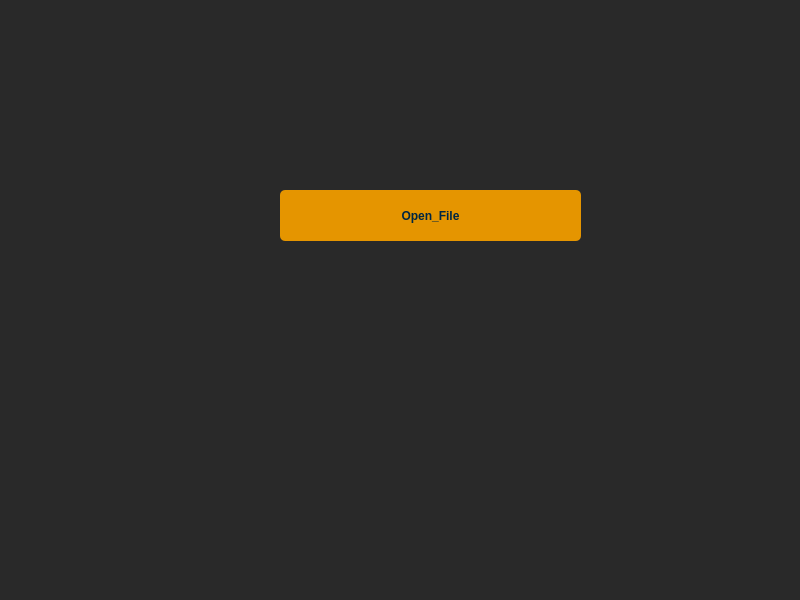
<?xml version="1.0" encoding="UTF-8"?>
<ui version="4.0">
 <class>MainWindow</class>
 <widget class="QMainWindow" name="MainWindow">
  <property name="geometry">
   <rect>
    <x>0</x>
    <y>0</y>
    <width>800</width>
    <height>600</height>
   </rect>
  </property>
  <property name="windowTitle">
   <string>MainWindow</string>
  </property>
  <property name="styleSheet">
   <string notr="true">/*
blue = #002642
red = #840032
yellow = #E59500
light_gray = #E5DADA
black = #02040F

white = #E5DADA

gray = #f0f0f0

light_yellow = #E59500

background_gray = #292929
*/


/*-----QWidget-----*/
QWidget
{
	background-color: #292929;
	color: #E59500;
	border: 0px;
	border-color: #E59500;
	font-family: &quot;MavenPro&quot;;
}

/*-----QLabel-----*/
QLabel
{
	background-color: transparent;
	color: #E59500;
	font-size: 12px;

}

QLabel::disabled
{
	background-color: transparent;
	color: #f0f0f0;
}


/*-----QMenuBar-----*/
QMenuBar
{
	background-color: #E59500;
	color: #E5DADAE5DADA;
	border-color: #E59500;

}





/*-----QToolTip-----*/
QToolTip
{
	border : 1px solid #000000;
	background-color: #26264f;
	color: #E5DADAE5DADA;
	border-color: #051a39;
}

/*-----QPushButton-----*/
QPushButton
{
	background-color: #E59500;
	color: #002642;
	border-style: none;
	border-width: 1px;
	border-radius: 5px;
	border-color: ;
	padding: 10px;
	font:bold;
}

QPushButton::disabled
{
	background-color: #ffccd8;
	color: #840032;
	border-style: none;
	border-width: 1px;
	border-radius: 5px;
	border-color: ;
	padding: 10px;
	font:bold;
}

QPushButton::hover
{
	background-color: #002642;
	color: #E5DADA;
	border-style: none;
	border-width: 1px;
	border-radius: 5px;
	border-color: ;
	padding: 10px;
	font:bold;
}

QPushButton::pressed
{
	background-color: #E59500;
	color: #840032;
	border-style: none;
	border-width: 1px;
	border-radius: 5px;
	border-color: ;
	padding: 10px;
	font:bold;
}

/*-----QToolButton-----*/
QToolButton
{
	background-color: #E59500;
	color: #002642;
	border-style: none;
	border-width: 1px;
	border-radius: 5px;
	border-color: ;
	padding: 10px;
	font:bold;
}

QToolButton::disabled
{
	background-color: #ffccd8;
	color: #E5DADA;
	border-style: none;
	border-width: 1px;
	border-radius: 5px;
	border-color: ;
	padding: 10px;
	font:bold;
}

QToolButton::hover
{
	background-color: #002642;
	color: #E5DADA;
	border-style: none;
	border-width: 1px;
	border-radius: 5px;
	border-color: ;
	padding: 10px;
	font:bold;
}

QToolButton::pressed
{
	background-color: #002642;
	color: #840032;
	border-style: none;
	border-width: 1px;
	border-radius: 5px;
	border-color: ;
	padding: 10px;
	font:bold;
}

/*-----QComboBox-----*/

QComboBox
{
    background-color: #E5DADA;
    border:1px solid black;
    border-radius:3px;
    padding:3px;
    font:bold;    
    color: #002642;
}

QComboBox::hover
{
    background-color: #f0f0f0;
    border:1px solid black;
    border-radius:3px;
    font:bold;      
}

/*-----QSpinBox &amp; QDoubleSpinBox &amp; QDateTimeEdit-----*/
QSpinBox, 
QDoubleSpinBox,
QDateTimeEdit
{
    background-color: #E5DADA;
    border:1px solid black;
    border-radius:3px;
    padding:3px;
    font:bold;    
    color: #002642;
}

QSpinBox:hover, 
QDoubleSpinBox::hover,
QDateTimeEdit::hover
{
    background-color: #f0f0f0;
    border:1px solid black;
    border-radius:3px;
    padding:3px;
    font:bold;  
}

/*-----QLineEdit-----*/
QLineEdit,
QTextEdit
{
	background-color: #E5DADA;
	border:1px solid;
	border-width: 1px;
	border-radius: 3px;
	border-color: #051a39;
	padding: 3px;
	color: #002642;
}

QLineEdit::disabled
{
	background-color: #f0f0f0;
	color: #000;
	border:1px solid;
	border-width: 1px;
	border-radius: 3px;
	border-color: #051a39;
	padding: 3px;
}

QFrame#sidebar
{
	background-color: #383838;
	border-radius: 10px;
}

/*-----QTabWidget-----*/
QTabWidget::pane { /* The tab widget frame */
    border-top: 1px solid #E59500;
    position: absolute;
    top: -0.5em;
}

QTabWidget::tab-bar {
    alignment: center;
}


QTabBar::tab:selected
{
	color:#E59500;
	background-color: #E5DADA;
	border-style: solid;
	border-width: 1px;
	width: 40px;
	height: 35px;
	border-top-left-radius: 3px;
	border-top-right-radius: 3px;
	border-color: #E59500;
	padding-bottom: 4px;
	font-size: 17px;
	font:bold;
	
}

QTabBar::tab:!selected
{
	color:#E5DADA;
	border-style: solid;
	border-width: 1px;
	width: 40px;
	height: 35px;
	border-top-left-radius: 3px;
	border-top-right-radius: 3px;
	border-color: #E59500;
	padding-bottom: 0px;
	font-size: 12px;
	font:bold;
	margin-top: 2px;
}


/*-----QProgressBar-----*/

QProgressBar 
{
    border: 2px solid #E5DADA;
    border-radius: 10px;
    padding:2px;
    text-align: left;
    margin-left:3em;
    padding-left:5px;
    padding-right:5px;
    font:bold;
    font-size:20px;
    height:25px;
}

QProgressBar::chunk 
{
    background-color: #840032;
    width: 10;
    margin: 0.5px;
    border-bottom-right-radius: 10px;
    border-bottom-left-radius: 10px;
}

/* VERTICAL SCROLLBAR */
 QScrollBar:vertical {  
    background: #E5DADA;
    width: 25px;
    margin: 15px 0 15px 0;
	border-radius: 10px;
 }

/*  HANDLE BAR VERTICAL */
QScrollBar::handle:vertical {	
	background-color: #E59500;
	min-height: 10px;
	border: solid 2px #E59500;
	border-radius: 10px;
}
QScrollBar::handle:vertical:hover{	
	background-color: #002642;
}
QScrollBar::handle:vertical:pressed {	
	background-color: #E59500;
}

/* BTN TOP - SCROLLBAR */
QScrollBar::sub-line:vertical {
	border: none;
	background-color: transparent;
	height: 20px;
	border-top-left-radius: 7px;
	border-top-right-radius: 7px;
	subcontrol-position: top;
	subcontrol-origin: margin;
}
QScrollBar::sub-line:vertical:hover {	
	background-color: transparent;
	height: 0px;
}
QScrollBar::sub-line:vertical:pressed {	
	background-color: rgb(185, 0, 92);
    	height: 0px;
}

/* BTN BOTTOM - SCROLLBAR */
QScrollBar::add-line:vertical {
	border: none;
	background-color: rgb(59, 59, 90);
	height: 15px;
	border-bottom-left-radius: 7px;
	border-bottom-right-radius: 7px;
	subcontrol-position: bottom;
	subcontrol-origin: margin;
    	height: 0px;
}
QScrollBar::add-line:vertical:hover {	
	background-color: rgb(255, 0, 127);
    	height: 0px;
}
QScrollBar::add-line:vertical:pressed {	
	background-color: rgb(185, 0, 92);
    	height: 0px;
}

/* RESET ARROW */
QScrollBar::up-arrow:vertical, QScrollBar::down-arrow:vertical {
	background: none;
}
QScrollBar::add-page:vertical, QScrollBar::sub-page:vertical {
	background: none;
}



</string>
  </property>
  <widget class="QWidget" name="centralwidget">
   <widget class="QPushButton" name="button_open_file">
    <property name="geometry">
     <rect>
      <x>280</x>
      <y>190</y>
      <width>301</width>
      <height>51</height>
     </rect>
    </property>
    <property name="text">
     <string>Open_File</string>
    </property>
   </widget>
  </widget>
 </widget>
 <resources/>
 <connections/>
</ui>
